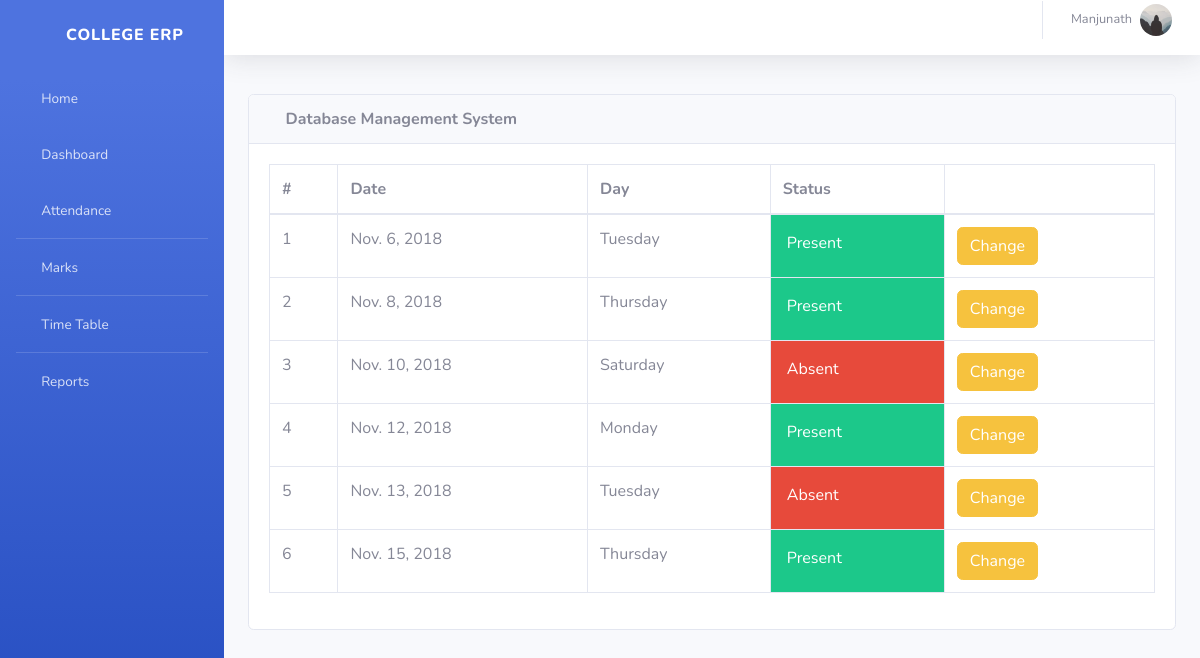
Page /info/teacher/CS08/CS510/attendance/ (signed in) on the committed database.
### info/models.py (models this page shows, shortened)
class User(AbstractUser):
    @property
    def is_student(self):
        if hasattr(self, 'student'):
            return True
        return False
    @property
    def is_teacher(self):
        if hasattr(self, 'teacher'):
            return True
        return False

class Teacher(models.Model):
    user = models.OneToOneField(User, on_delete=models.CASCADE, null=True)
    id = models.CharField(primary_key=True, max_length=100)
    dept = models.ForeignKey(Dept, on_delete=models.CASCADE, default=1)
    name = models.CharField(max_length=100)
    Gender = models.CharField(max_length=50, choices=Gender_choice, default='Male')
    DOB = models.DateField(default='1980-01-01')
    address = models.CharField(max_length=200, default='-'),
    phone = models.IntegerField(),
    nationality = models.CharField(max_length=20),
    image = models.ImageField(default='default.jpg', upload_to='profile_pics')

class Course(models.Model):
    dept = models.ForeignKey(Dept, on_delete=models.CASCADE)
    id = models.CharField(primary_key='True', max_length=50)
    name = models.CharField(max_length=50)
    shortname = models.CharField(max_length=50, default='X')
    semester = models.CharField(max_length=100, choices=semester, default='-')

class Attendance(models.Model):
    course = models.ForeignKey(Course, on_delete=models.CASCADE)
    student = models.ForeignKey(Student, on_delete=models.CASCADE)
    attendanceclass = models.ForeignKey(AttendanceClass, on_delete=models.CASCADE, default=1)
    date = models.DateField(default='2018-10-23')
    status = models.BooleanField(default='True')

### info/views.py (the view)
# urls.py: path('teacher/<slug:stud_id>/<slug:course_id>/attendance/', views.t_attendance_detail, name='t_attendance_detail'),
@login_required()
def t_attendance_detail(request, stud_id, course_id):
    stud = get_object_or_404(Student, USN=stud_id)
    cr = get_object_or_404(Course, id=course_id)
    att_list = Attendance.objects.filter(course=cr, student=stud).order_by('date')
    return render(request, 'info/t_att_detail.html', {'att_list': att_list, 'cr': cr})

### info/templates/info/t_att_detail.html (shortened to what this page needs)
<!DOCTYPE html>
<html lang="en">
<head>
    {% extends 'info/base.html' %}
    {% load static %}
    {% block content %}
        <div class="card mb-3">
            <div class="card-header">
              <i class="fas fa-table"></i>
            <strong>{{ cr.name }}</strong></div>
            <div class="card-body">
              <div class="table-responsive">
                <table class="table table-bordered" id="dataTable" width="100%" cellspacing="0">
                  <thead>
                    <tr>
                        <th>#</th>
                        <th>Date</th>
                        <th>Day</th>
                        <th>Status</th>
                        <th></th>
                    </tr>
                  </thead>
                  <tbody>
                        {% for a in att_list %}
                        <tr class="row100 body">
                            <td>{{ forloop.counter }}</td>
                            <td>{{ a.date }}</td>
                            <td>{{ a.date|date:"l" }}</td>
                            {% if a.status %}
                            <td class="p-3 mb-2 bg-success text-white">Present </td>
                            {% else %}
                            <td class="p-3 mb-2 bg-danger text-white">Absent <span class="glyphicon glyphicon-thumbs-down"></span</td>
                            {% endif %}
                            <td><a class="btn btn-warning" href="{% url 'change_att' a.id %}">Change</a> </td>
                        </tr>
                    {% empty %}
                            <p>student has no attendance</p>
                    {% endfor %}
                  </tbody>
                </table>
              </div>
            </div>
          </div>
    {% endblock %}

### info/templates/info/base.html (shortened to what this page needs)
<!DOCTYPE html>
<html lang="en">
  <head>
      {% load static %}
   <link href="{% static '/info/dashboard/vendor/fontawesome-free/css/all.min.css' %}" rel="stylesheet" type="text/css">
   <link href="{% static '/info/dashboard/css/sb-admin-2.min.css' %}" rel="stylesheet">
    <link href="{% static '/info/dashboard/vendor/datatables/dataTables.bootstrap4.css' %}" rel="stylesheet">
  </head>
  <body id="page-top">
    <div id="wrapper">
  <ul class="navbar-nav bg-gradient-primary sidebar sidebar-dark accordion" id="accordionSidebar">
      <a class="sidebar-brand d-flex align-items-center justify-content-center" href="{% url 'index' %}">
        <div class="sidebar-brand-icon rotate-n-15">
          <i class="fas fa-laugh-wink"></i>
        </div>
        <div class="sidebar-brand-text mx-3">College ERP</div>
      </a>
      <li class="nav-item">
        <a class="nav-link" href="{% url 'index' %}">
          <i class="fas fa-fw fa-tachometer-alt"></i>
          <span>Home</span></a>
      </li>
       {% if request.user.is_student %}
<hr class="sidebar-divider my-0">
      <li class="nav-item">
        <a class="nav-link" href="{% url 'dashboard'  request.user.student.USN request.user.student.class_id_id %}">
          <i class="fas fa-fw fa-tachometer-alt"></i>
          <span>Dashboard</span></a>
      </li>
      <li class="nav-item">
        <a class="nav-link" href="{% url 'attendance' request.user.student.USN %}">
          <i class="fas fa-fw fa-tachometer-alt"></i>
          <span>Attendance</span></a>
      </li>
      <hr class="sidebar-divider my-0">
      <li class="nav-item">
        <a class="nav-link" href="{% url 'attendance' request.user.student.USN %}">
          <i class="fas fa-fw fa-tachometer-alt"></i>
          <span>Attendance By Subject</span></a>
      </li>
       <hr class="sidebar-divider my-0">
      <li class="nav-item">
        <a class="nav-link" href="{% url 'marks_list' request.user.student.USN %}">
          <i class="fas fa-fw fa-tachometer-alt"></i>
          <span>Marks</span></a>
      </li>
      <hr class="sidebar-divider my-0">
      <li class="nav-item">
        <a class="nav-link" href="{% url 'timetable' request.user.student.class_id_id %}">
          <i class="fas fa-fw fa-tachometer-alt"></i>
          <span>Time Table</span></a>
      </li>
      {% elif request.user.is_teacher %}
      <li class="nav-item">
        <a class="nav-link" href="{% url 'dashboard'%}">
          <i class="fas fa-fw fa-tachometer-alt"></i>
          <span>Dashboard</span></a>
      </li>
       <li class="nav-item">
        <a class="nav-link" href="{% url 't_clas' request.user.teacher.id 1 %}">
          <i class="fas fa-fw fa-tachometer-alt"></i>
          <span>Attendance</span></a>
      </li>
      <hr class="sidebar-divider my-0">
      <li class="nav-item">
        <a class="nav-link" href="{% url 't_clas' request.user.teacher.id 2 %}">
          <i class="fas fa-fw fa-tachometer-alt"></i>
          <span>Marks</span></a>
      </li>
      <hr class="sidebar-divider my-0">
      <li class="nav-item">
        <a class="nav-link" href="{% url 't_timetable' request.user.teacher.id %}">
          <i class="fas fa-fw fa-tachometer-alt"></i>
          <span>Time Table</span></a>
      </li>
       <hr class="sidebar-divider my-0">
      <li class="nav-item">
        <a class="nav-link" href="{% url 't_clas' request.user.teacher.id 3 %}">
          <i class="fas fa-fw fa-tachometer-alt"></i>
          <span>Reports</span></a>
      </li>
      {% endif %}
    </ul>
<div id="content-wrapper">
<div id="content">
          <nav class="navbar navbar-expand navbar-light bg-white topbar mb-4  shadow" style="bottom:15px;">
          <ul class="navbar-nav ml-auto">
            <li class="nav-item dropdown no-arrow">
              <a class="nav-link dropdown-toggle" href="#" id="userDropdown" role="button" data-toggle="dropdown" aria-haspopup="true" aria-expanded="false">
                 {% if request.user.is_student %}
                  <span class="mr-2 d-none d-lg-inline text-gray-600 small">{{ request.user.student.name }}</span>
                   <img class="img-profile rounded-circle" src="{{ user.student.image.url }}">
                  <div class="dropdown-menu dropdown-menu-right shadow animated--grow-in" aria-labelledby="userDropdown">
                  <a class="dropdown-item" href="{% url 'profile' %}">
                  <i class="fas fa-user fa-sm fa-fw mr-2 text-gray-400"></i>
                  Profile
                </a>
                <a class="dropdown-item" href="#">
                  <i class="fas fa-cogs fa-sm fa-fw mr-2 text-gray-400"></i>
                  Settings
                </a>
                <a class="dropdown-item" href="#">
                  <i class="fas fa-list fa-sm fa-fw mr-2 text-gray-400"></i>
                  Activity Log
                </a>
                <div class="dropdown-divider"></div>
                <a class="dropdown-item" href="#" data-toggle="modal" data-target="#logoutModal">
                  <i class="fas fa-sign-out-alt fa-sm fa-fw mr-2 text-gray-400"></i>
                  Logout
                </a>
              </div>
                  {% elif request.user.is_teacher %}
                  <span class="mr-2 d-none d-lg-inline text-gray-600 small">{{ request.user.teacher.name }}</span>
                <img class="img-profile rounded-circle" src="{{ user.teacher.image.url }}">
              </a>
                 {% endif %}
            </li>
          </ul>
        </nav>
        <div class="container-fluid">
            {% block content %}
            {% endblock %}
        </div>
    </div>
    </div>
  </body>
</html>

### rows in the picture
User: user.teacher.name "Manjunath", teacher.image (placeholder picture)
Course: name "Database Management System"
Attendance: date "Nov. 6, 2018", date "Tuesday", status "Present"
Attendance: date "Nov. 8, 2018", date "Thursday", status "Present"
Attendance: date "Nov. 10, 2018", date "Saturday", status "Absent"
Attendance: date "Nov. 12, 2018", date "Monday", status "Present"
Attendance: date "Nov. 13, 2018", date "Tuesday", status "Absent"
Attendance: date "Nov. 15, 2018", date "Thursday", status "Present"
